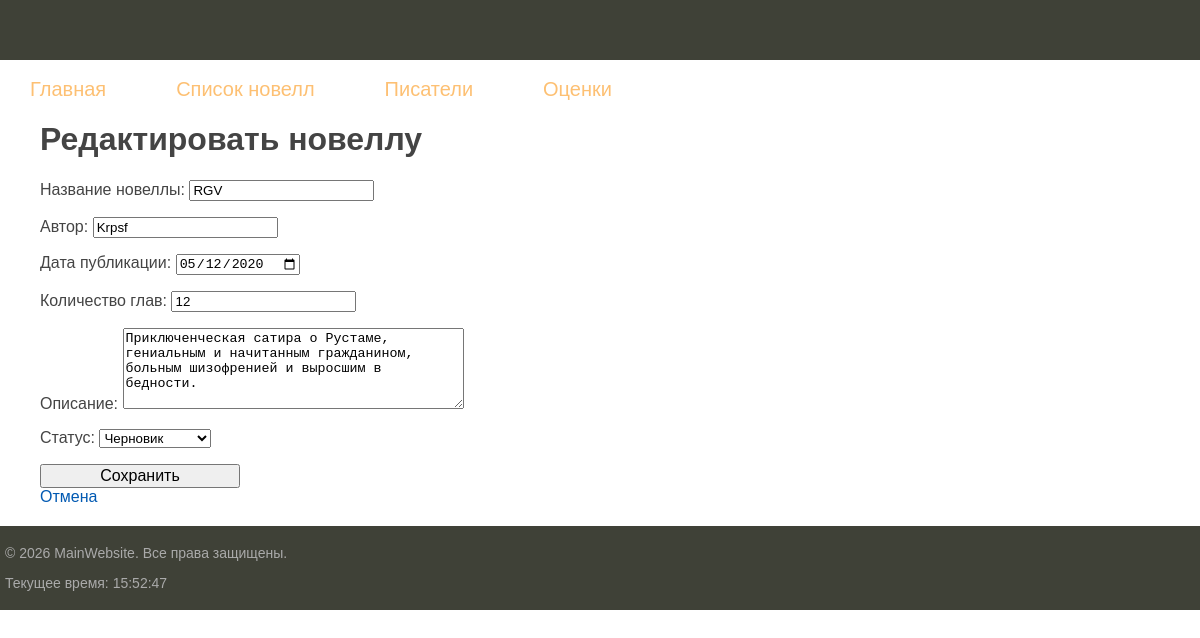
/novels/rgv/edit/, run on the app's committed database.
### novel/models.py (models this page shows, shortened)
class Novel(models.Model):
    title = models.CharField(
        max_length=200,
        verbose_name="Название новеллы"
    )
    author = models.CharField(
        max_length=100,
        verbose_name="Автор"
    )
    published_date = models.DateField(
        default=timezone.now,
        verbose_name="Дата публикации"
    )
    chapters_count = models.PositiveIntegerField(
        default=1,
        verbose_name="Количество глав"
    )
    description = models.TextField(
        blank=True,
        null=True,
        verbose_name="Описание"
    )
    slug = models.SlugField(
        max_length=250,
        unique=True,
        blank=True,
        null=True,
        verbose_name="Slug (URL)"
    )
    status = models.CharField(
        max_length=20,
        choices=NovelStatus.choices,
        default=NovelStatus.DRAFT,
        verbose_name="Статус"
    )
    created_at = models.DateTimeField(auto_now_add=True)
    updated_at = models.DateTimeField(auto_now=True)
    objects = NovelManager()  # теперь Novel.objects — это наш менеджер
    all_objects = models.Manager()  # оригинальный менеджер (если понадобится)
    class Meta:
        verbose_name = "Новелла"
        verbose_name_plural = "Новеллы"
        ordering = ['-published_date', 'title']

### novel/views.py (the view)
# urls.py: path('novels/<slug:slug>/edit/', views.novel_update, name='novel_update'),
def novel_update(request, slug):
    novel = get_object_or_404(Novel, slug=slug)
    if request.method == 'POST':
        form = NovelForm(request.POST, instance=novel)
        if form.is_valid():
            novel = form.save(commit=False)
            if not novel.slug and novel.title:
                from django.utils.text import slugify
                base_slug = slugify(novel.title)
                slug_temp = base_slug
                counter = 1
                while Novel.objects.filter(slug=slug_temp).exclude(pk=novel.pk).exists():
                    slug_temp = f"{base_slug}-{counter}"
                    counter += 1
                novel.slug = slug_temp
            novel.save()
            messages.success(request, f'Новелла "{novel.title}" обновлена!')
            return redirect('novel_detail', slug=novel.slug)
    else:
        form = NovelForm(instance=novel)
    return render(request, 'novel_form.html', {'form': form, 'title': 'Редактировать новеллу'})

### novel/forms.py
class NovelForm(forms.ModelForm):
    class Meta:
        model = Novel
        fields = ['title', 'author', 'published_date', 'chapters_count', 'description', 'status']
        widgets = {
            'published_date': forms.DateInput(attrs={'type': 'date'}),
            'description': forms.Textarea(attrs={'rows': 5}),
        }

### novel/templatetags/novel_tags.py (called while the page is built)
@register.simple_tag
def current_time(format_string='%H:%M:%S'):
    return datetime.now().strftime(format_string)

### novel/templates/novel_form.html (shortened to what this page needs)
{% extends 'base.html' %}
{% block content %}
<div class="content">
    <h1>{{ title }}</h1>
    <form method="post">
        {{ form.as_p }}
        <button type="submit" class="form-button">Сохранить</button>
    </form>
    <a href="{% url 'novel_list' %}">Отмена</a>
</div>
{% endblock %}

### novel/static/css/styles.css (style rules this page uses)
html, body { font-family: 'Arial'; margin: 0; padding: 0; height: 100%; width: 100%; color: #444; }
a { color: #0059b2; text-decoration: none; }
.content { padding: 40px 20px 20px 40px; width: 100%; box-sizing: border-box; }
.form-button { min-width: 200px; font-size: 16px; }

### data on the page
Novel: title "RGV", author "Krpsf", published_date "05/12/2020", chapters_count "12", description "Приключенческая сатира о Рустаме, гениальным и начитанным гражданином, больным шизофренией и выросшим в бедности.", status "Черновик"

### other printed values
{{ title }} "Редактировать новеллу"
